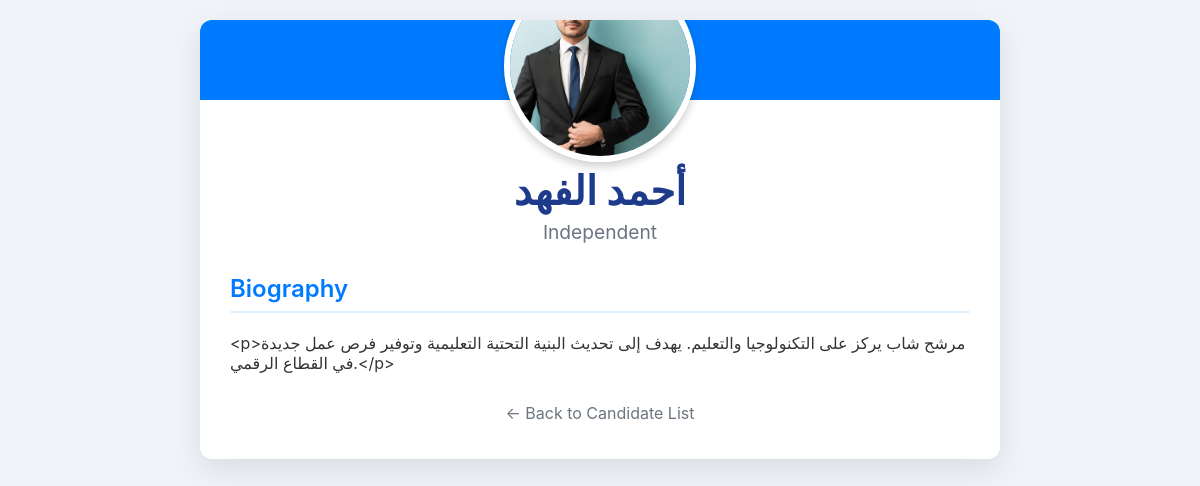
/candidate/2/ (signed in), run on the app's committed database.
### candidates/models.py (models this page shows, shortened)
class Candidate(models.Model):
    user = models.OneToOneField(
        User,  # Use default User model
        on_delete=models.CASCADE,
        null=True,
        blank=True,
        verbose_name="Linked User Account",
        help_text="User account for the candidate to manage their profile."
    )
    name = models.CharField(max_length=100, default="Unknown Candidate")
    party = models.CharField(max_length=100, default="Independent")
    description = RichTextField(blank=True, verbose_name="Biography/Bio", default=" محتوى السيرة الذاتية هنا...")
    image = models.ImageField(upload_to='candidates/', blank=True, null=True)

### candidates/views.py (the view)
# urls.py: path('candidate/<int:candidate_id>/', views.candidate_detail, name='candidate_detail'),
@login_required
def candidate_detail(request, candidate_id):
    candidate = get_object_or_404(Candidate, id=candidate_id)
    return render(request, 'candidates/candidate_detail.html', {'candidate': candidate})

### candidates/templates/candidates/candidate_detail.html (shortened to what this page needs)
<!DOCTYPE html>
<html lang="en">
<head>
</head>
<body>
    <div class="profile-container">
        <div class="profile-content">
            {% if candidate.image %}
                <img src="{{ candidate.image.url }}" alt="{{ candidate.name }}" class="profile-image">
            {% endif %}
            <div class="name">{{ candidate.name }}</div>
            <div class="party">{{ candidate.party }}</div>
            <div class="section-bio">
                <h2>Biography</h2>
                <p>{{ candidate.description|linebreaks }}</p>
            </div>
            <p style="margin-top: 30px; text-align: center;">
                <a href="{% url 'home' %}" style="color: #6c757d; text-decoration: none;">&larr; Back to Candidate List</a>
            </p>
        </div>
    </div>
</body>
</html>

### candidates/templates/candidates/candidate_detail.html (style rules this page uses)
body { font-family: 'Inter', sans-serif; max-width: 800px; margin: 0 auto; padding: 20px; background-color: #f0f4f8; color: #333; }
.profile-container { background-color: white; border-radius: 12px; box-shadow: 0 10px 30px rgba(0, 0, 0, 0.1); overflow: hidden; }
.profile-image { width: 180px; height: 180px; border-radius: 50%; object-fit: cover; border: 6px solid white; box-shadow: 0 4px 10px rgba(0, 0, 0, 0.2); margin-top: -110px; position: relative; }
.profile-content { padding: 40px 30px 20px; text-align: center; margin-top: -60px; }
.name { font-size: 2.5em; font-weight: 700; margin-bottom: 5px; color: #1e3a8a; }
.party { font-size: 1.2em; color: #6b7280; margin-bottom: 20px; }
h2 { color: #007bff; border-bottom: 2px solid #e0f0ff; padding-bottom: 8px; margin-top: 30px; font-weight: 600; text-align: left; }
.section-bio { text-align: left; margin-bottom: 30px; }

### data on the page
Candidate: image (picture), name "أحمد الفهد", party "Independent", description "<p>مرشح شاب يركز على التكنولوجيا والتعليم. يهدف إلى تحديث البنية التحتية التعليمية وتوفير فرص عمل جديدة في القطاع الرقمي.</p>"
